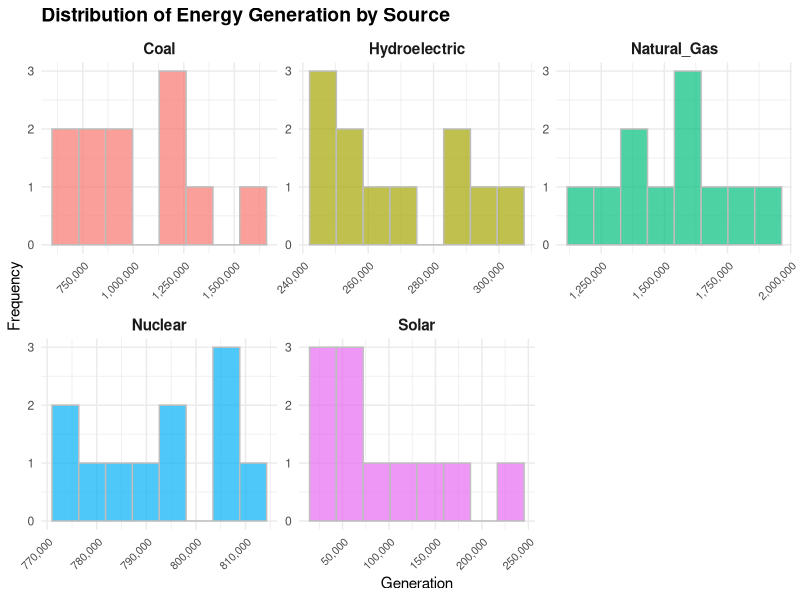
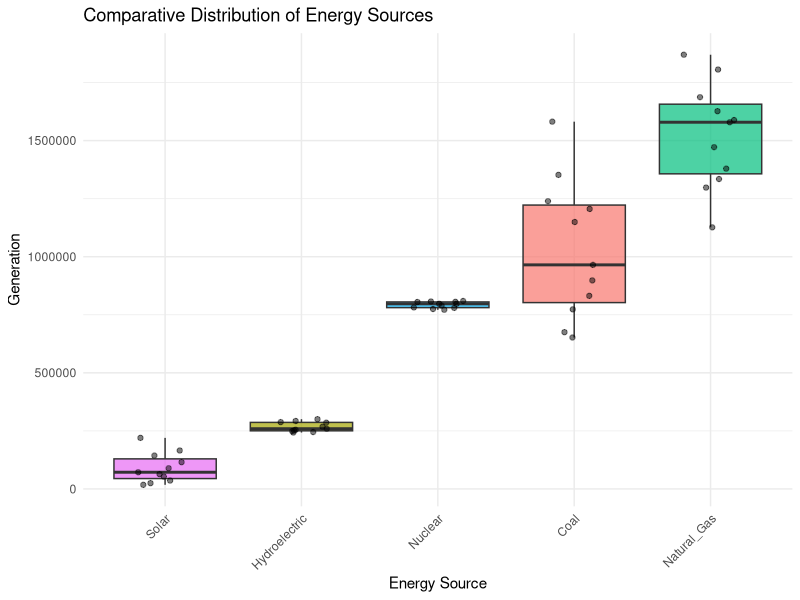
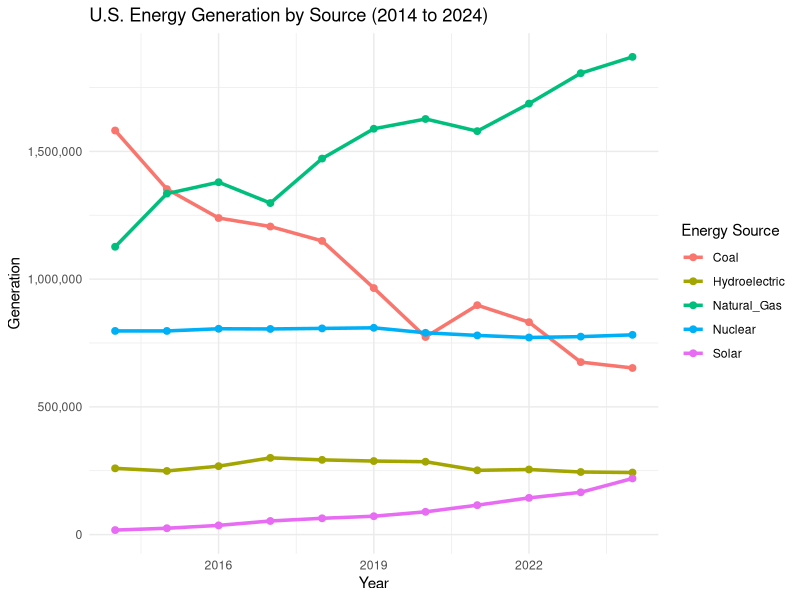
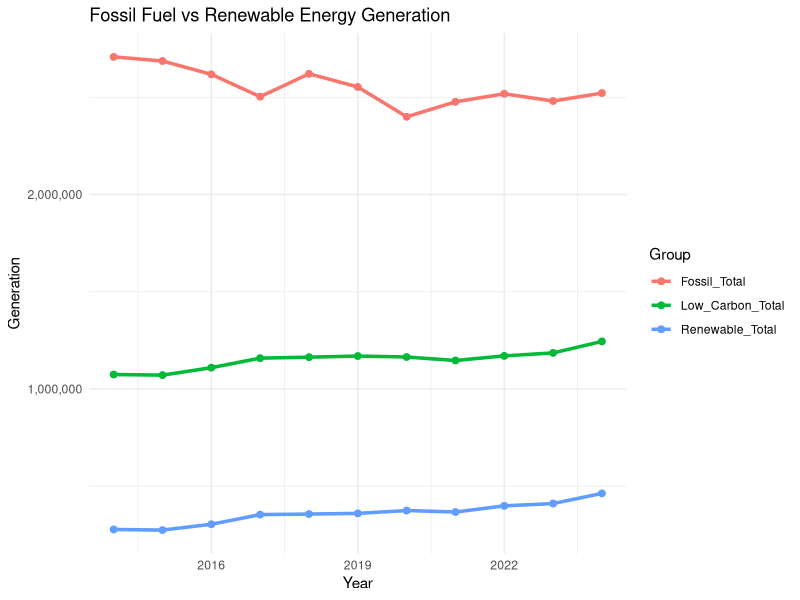
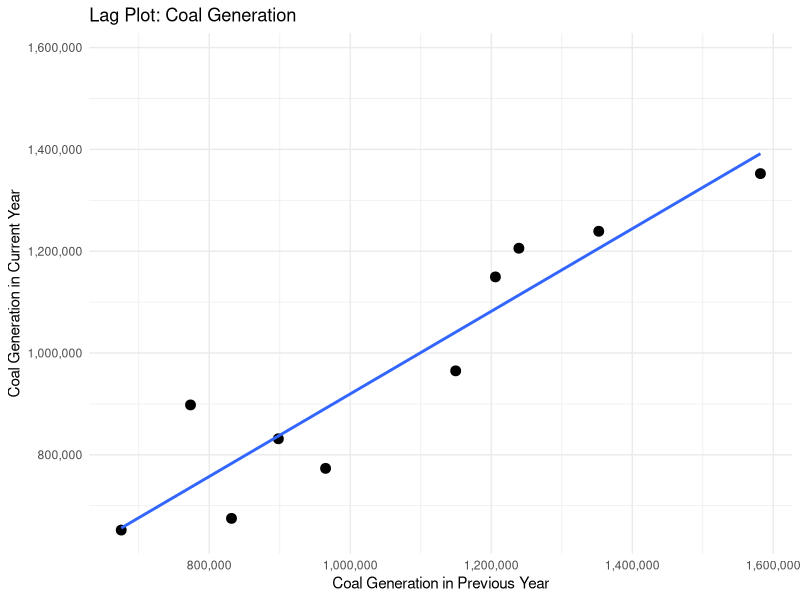
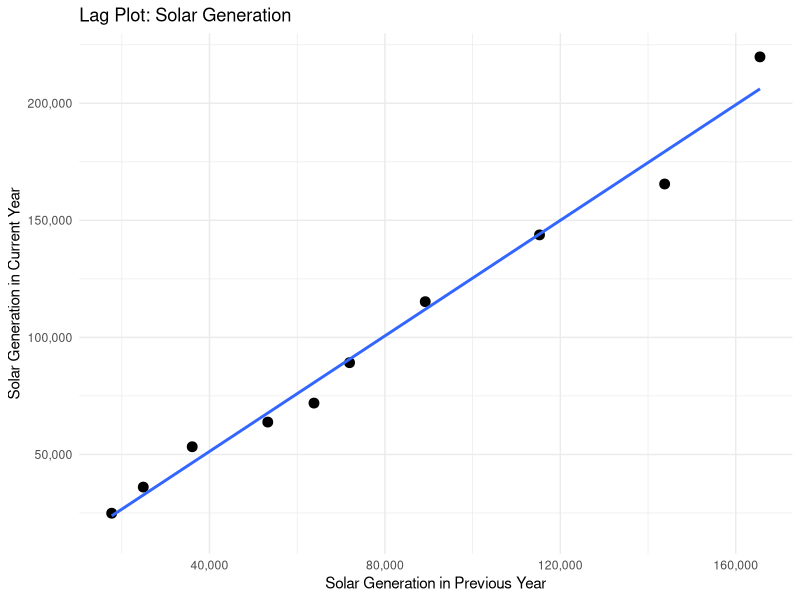
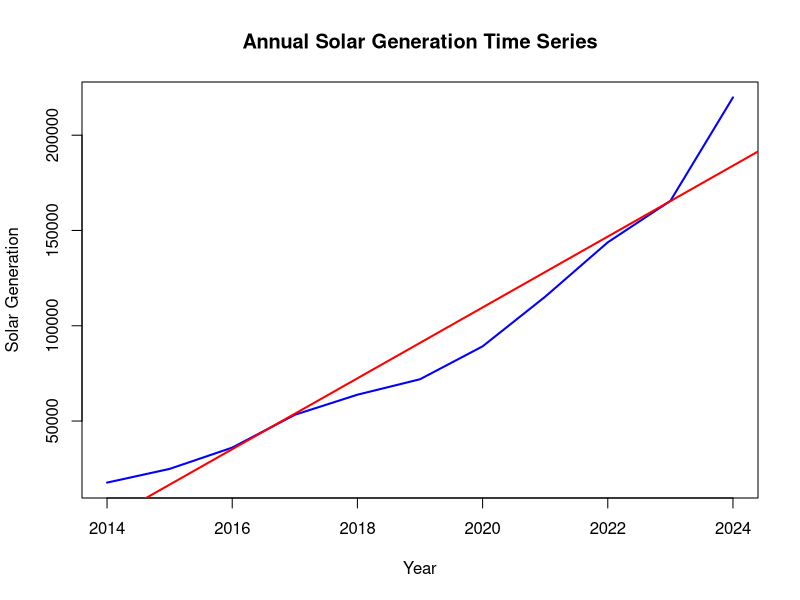
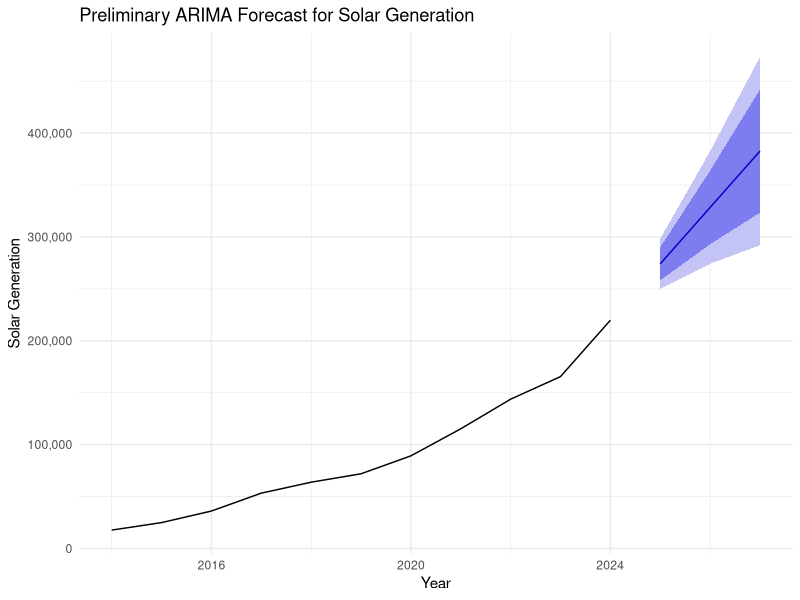

Write the R code that produced these figures, in order.
## ---- chunk 1
knitr::opts_chunk$set(
  echo    = TRUE,
  message = FALSE,
  warning = FALSE,
  fig.path   = "figures/",
  fig.width  = 8,
  fig.height = 5,
  dpi        = 150
)
## ---- chunk 2
library(readr)
library(dplyr)
library(tidyr)
library(ggplot2)
library(broom)
library(scales)
library(readxl)
library(knitr)
library(tibble)
library(forecast)
## ---- chunk 3
data <- read_excel("epa_03_01_a_cleaned.xlsx")
## ---- chunk 4
data.frame(
  Metric = c("Rows", "Columns"),
  Value  = c(nrow(data), ncol(data))
) %>%
  kable(caption = "Dataset Dimensions")
## ---- chunk 5
data.frame(Columns = colnames(data)) %>%
  kable(caption = "Column Names", align = "c")
## ---- chunk 6
kable(head(data), caption = "Preview of Dataset (First 6 Rows)")
## ---- chunk 7
data.frame(
  Variable        = colnames(data),
  Missing_Count   = colSums(is.na(data)),
  Missing_Percent = round(colMeans(is.na(data)) * 100, 2)
) %>%
  kable(caption = "Missing Values Analysis")
## ---- chunk 8
summary_table <- data %>%
  select(where(is.numeric)) %>%
  summarise(
    across(
      everything(),
      list(
        Min    = ~min(.x, na.rm = TRUE),
        Q1     = ~quantile(.x, 0.25, na.rm = TRUE),
        Median = ~median(.x, na.rm = TRUE),
        Mean   = ~mean(.x, na.rm = TRUE),
        Q3     = ~quantile(.x, 0.75, na.rm = TRUE),
        Max    = ~max(.x, na.rm = TRUE),
        SD     = ~sd(.x, na.rm = TRUE)
      )
    )
  ) %>%
  pivot_longer(
    cols = everything(),
    names_to = c("Variable", ".value"),
    names_pattern = "^(.*)_(Min|Q1|Median|Mean|Q3|Max|SD)$"
  )
## ---- chunk 9
summary_table %>%
  mutate(
    across(where(is.numeric), ~round(.x, 2)),
    across(
      where(is.numeric),
      ~ifelse(
        Variable == "Year",
        as.character(round(.x, 0)),
        scales::comma(.x)
      )
    )
  ) %>%
  kable(caption = "Summary Statistics (Numeric Variables)", align = "c")
## ---- chunk 10
energy_long <- data %>%
  select(Coal, Natural_Gas, Nuclear, Hydroelectric, Solar) %>%
  pivot_longer(
    cols = everything(),
    names_to  = "Energy_Source",
    values_to = "Generation"
  )

ggplot(energy_long, aes(x = Generation, fill = Energy_Source)) +
  geom_histogram(bins = 8, color = "gray", alpha = 0.7) +
  facet_wrap(~Energy_Source, scales = "free") +
  labs(
    title = "Distribution of Energy Generation by Source",
    x = "Generation",
    y = "Frequency"
  ) +
  scale_x_continuous(labels = scales::comma) +
  theme_minimal() +
  theme(
    legend.position = "none",
    axis.text.x     = element_text(size = 8, angle = 45, hjust = 1),
    strip.text      = element_text(face = "bold", size = 11),
    plot.title      = element_text(face = "bold", size = 14)
  )
## ---- chunk 11
ggplot(energy_long, aes(
  x    = reorder(Energy_Source, Generation, FUN = median),
  y    = Generation,
  fill = Energy_Source
)) +
  geom_boxplot(alpha = 0.7) +
  geom_jitter(width = 0.2, alpha = 0.5) +
  labs(
    title = "Comparative Distribution of Energy Sources",
    x     = "Energy Source",
    y     = "Generation"
  ) +
  theme_minimal() +
  theme(
    legend.position = "none",
    axis.text.x     = element_text(angle = 45, hjust = 1)
  )
## ---- chunk 12
data <- data %>%
  mutate(
    Fossil_Total     = Coal + Natural_Gas,
    Renewable_Total  = Hydroelectric + Solar,
    Low_Carbon_Total = Nuclear + Hydroelectric + Solar
  )

data %>%
  select(Year, Fossil_Total, Renewable_Total, Low_Carbon_Total) %>%
  head() %>%
  mutate(across(-Year, scales::comma)) %>%
  kable(caption = "Preview of Fossil Fuel and Renewable Energy Totals", align = "c")
## ---- chunk 13
desc_stats <- data %>%
  summarise(
    Coal_Mean          = mean(Coal, na.rm = TRUE),
    Natural_Gas_Mean   = mean(Natural_Gas, na.rm = TRUE),
    Nuclear_Mean       = mean(Nuclear, na.rm = TRUE),
    Hydroelectric_Mean = mean(Hydroelectric, na.rm = TRUE),
    Solar_Mean         = mean(Solar, na.rm = TRUE),
    Fossil_Mean        = mean(Fossil_Total, na.rm = TRUE),
    Renewable_Mean     = mean(Renewable_Total, na.rm = TRUE),
    Low_Carbon_Mean    = mean(Low_Carbon_Total, na.rm = TRUE),

    Coal_SD            = sd(Coal, na.rm = TRUE),
    Natural_Gas_SD     = sd(Natural_Gas, na.rm = TRUE),
    Nuclear_SD         = sd(Nuclear, na.rm = TRUE),
    Hydroelectric_SD   = sd(Hydroelectric, na.rm = TRUE),
    Solar_SD           = sd(Solar, na.rm = TRUE),
    Fossil_SD          = sd(Fossil_Total, na.rm = TRUE),
    Renewable_SD       = sd(Renewable_Total, na.rm = TRUE),
    Low_Carbon_SD      = sd(Low_Carbon_Total, na.rm = TRUE)
  ) %>%
  pivot_longer(cols = everything()) %>%
  separate(name, into = c("Energy_Source", "Statistic"), sep = "_(?=[^_]+$)") %>%
  pivot_wider(names_from = Statistic, values_from = value) %>%
  mutate(across(c(Mean, SD), round, 2))
## ---- chunk 14
desc_stats %>%
  filter(Energy_Source %in% c(
    "Coal", "Natural_Gas", "Nuclear", "Hydroelectric", "Solar"
  )) %>%
  arrange(desc(Mean)) %>%
  kable(caption = "Descriptive Statistics: Energy Source")
## ---- chunk 15
desc_stats %>%
  filter(Energy_Source %in% c(
    "Fossil", "Renewable", "Low_Carbon"
  )) %>%
  arrange(desc(Mean)) %>%
  kable(caption = "Descriptive Statistics: Aggregated Energy Totals")
## ---- chunk 16
long_data <- data %>%
  pivot_longer(
    cols      = c(Coal, Natural_Gas, Nuclear, Hydroelectric, Solar),
    names_to  = "Energy_Source",
    values_to = "Generation"
  )
## ---- chunk 17
ggplot(long_data, aes(x = Year, y = Generation, color = Energy_Source)) +
  geom_line(linewidth = 1.2) +
  geom_point(size = 2) +
  labs(
    title = "U.S. Energy Generation by Source (2014 to 2024)",
    x     = "Year",
    y     = "Generation",
    color = "Energy Source"
  ) +
  scale_y_continuous(labels = comma) +
  theme_minimal()
## ---- chunk 18
totals_long <- data %>%
  select(Year, Fossil_Total, Renewable_Total, Low_Carbon_Total) %>%
  pivot_longer(
    cols      = c(Fossil_Total, Renewable_Total, Low_Carbon_Total),
    names_to  = "Group",
    values_to = "Generation"
  )

ggplot(totals_long, aes(x = Year, y = Generation, color = Group)) +
  geom_line(linewidth = 1.2) +
  geom_point(size = 2) +
  labs(
    title = "Fossil Fuel vs Renewable Energy Generation",
    x     = "Year",
    y     = "Generation",
    color = "Group"
  ) +
  scale_y_continuous(labels = comma) +
  theme_minimal()
## ---- chunk 19
lag_data <- data %>%
  arrange(Year) %>%
  mutate(
    Coal_Lag1            = lag(Coal),
    Natural_Gas_Lag1     = lag(Natural_Gas),
    Solar_Lag1           = lag(Solar),
    Renewable_Total_Lag1 = lag(Renewable_Total)
  )
## ---- chunk 20
ggplot(lag_data, aes(x = Coal_Lag1, y = Coal)) +
  geom_point(size = 3) +
  geom_smooth(method = "lm", se = FALSE) +
  labs(
    title = "Lag Plot: Coal Generation",
    x     = "Coal Generation in Previous Year",
    y     = "Coal Generation in Current Year"
  ) +
  scale_x_continuous(labels = comma) +
  scale_y_continuous(labels = comma) +
  theme_minimal()
## ---- chunk 21
ggplot(lag_data, aes(x = Solar_Lag1, y = Solar)) +
  geom_point(size = 3) +
  geom_smooth(method = "lm", se = FALSE) +
  labs(
    title = "Lag Plot: Solar Generation",
    x     = "Solar Generation in Previous Year",
    y     = "Solar Generation in Current Year"
  ) +
  scale_x_continuous(labels = comma) +
  scale_y_continuous(labels = comma) +
  theme_minimal()
## ---- chunk 22
solar_ts <- ts(data$Solar, start = min(data$Year), frequency = 1)

plot(
  solar_ts,
  main = "Annual Solar Generation Time Series",
  xlab = "Year",
  ylab = "Solar Generation",
  col  = "blue",
  lwd  = 2
)

abline(
  lm(as.numeric(solar_ts) ~ time(solar_ts)),
  col = "red",
  lwd = 2
)
## ---- chunk 23
solar_arima <- forecast::auto.arima(solar_ts)

data.frame(
  Metric = c(
    "Selected ARIMA Model",
    "AIC",
    "AICc",
    "BIC",
    "Log Likelihood",
    "Sigma Squared"
  ),
  Value = c(
    as.character(solar_arima),
    round(solar_arima$aic, 2),
    round(solar_arima$aicc, 2),
    round(solar_arima$bic, 2),
    round(solar_arima$loglik, 2),
    round(solar_arima$sigma2, 2)
  )
) %>%
  kable(caption = "Preliminary ARIMA Model Summary for Solar Generation", align = "c")

solar_forecast <- forecast::forecast(solar_arima, h = 3)

autoplot(solar_forecast) +
  labs(
    title = "Preliminary ARIMA Forecast for Solar Generation",
    x     = "Year",
    y     = "Solar Generation"
  ) +
  scale_y_continuous(labels = comma) +
  theme_minimal()
## ---- chunk 24
model_coal       <- lm(Coal ~ Year, data = data)
model_gas        <- lm(Natural_Gas ~ Year, data = data)
model_nuclear    <- lm(Nuclear ~ Year, data = data)
model_hydro      <- lm(Hydroelectric ~ Year, data = data)
model_solar      <- lm(Solar ~ Year, data = data)
model_fossil     <- lm(Fossil_Total ~ Year, data = data)
model_renewable  <- lm(Renewable_Total ~ Year, data = data)
model_low_carbon <- lm(Low_Carbon_Total ~ Year, data = data)
## ---- chunk 25
bind_rows(
  tidy(model_coal)       %>% mutate(Model = "Coal"),
  tidy(model_gas)        %>% mutate(Model = "Natural Gas"),
  tidy(model_nuclear)    %>% mutate(Model = "Nuclear"),
  tidy(model_hydro)      %>% mutate(Model = "Hydroelectric"),
  tidy(model_solar)      %>% mutate(Model = "Solar"),
  tidy(model_fossil)     %>% mutate(Model = "Fossil Total"),
  tidy(model_renewable)  %>% mutate(Model = "Renewable Total"),
  tidy(model_low_carbon) %>% mutate(Model = "Low Carbon Total")
) %>%
  filter(term == "Year") %>%
  select(Model, estimate, std.error, statistic, p.value) %>%
  rename(
    Slope        = estimate,
    `Std. Error` = std.error,
    `t-value`    = statistic,
    `p-value`    = p.value
  ) %>%
  mutate(
    Slope        = round(Slope, 2),
    `Std. Error` = round(`Std. Error`, 2),
    `t-value`    = round(`t-value`, 2),
    `p-value`    = ifelse(`p-value` < 0.001, "< 0.001", sprintf("%.3f", `p-value`))
  ) %>%
  kable(caption = "Linear Regression Results for Energy Generation by Year", align = "c")
## ---- chunk 26
bind_rows(
  glance(model_coal)       %>% mutate(Model = "Coal"),
  glance(model_gas)        %>% mutate(Model = "Natural Gas"),
  glance(model_nuclear)    %>% mutate(Model = "Nuclear"),
  glance(model_hydro)      %>% mutate(Model = "Hydroelectric"),
  glance(model_solar)      %>% mutate(Model = "Solar"),
  glance(model_fossil)     %>% mutate(Model = "Fossil Totals"),
  glance(model_renewable)  %>% mutate(Model = "Renewable Total"),
  glance(model_low_carbon) %>% mutate(Model = "Low Carbon Total")
) %>%
  select(Model, r.squared, adj.r.squared) %>%
  mutate(
    r.squared     = round(r.squared, 3),
    adj.r.squared = round(adj.r.squared, 3)
  ) %>%
  kable(caption = "Model Fit Statistics (R-Squared and Adjusted R-Squared)", align = "c")
## ---- chunk 27
par(mfrow = c(2, 2))
plot(model_coal)
## ---- chunk 28
par(mfrow = c(2, 2))
plot(model_solar)
## ---- chunk 29
ggplot(data, aes(x = Year, y = Coal)) +
  geom_point(size = 3) +
  geom_smooth(method = "lm", se = TRUE) +
  labs(
    title = "Linear Trend in Coal Generation",
    x     = "Year",
    y     = "Coal Generation"
  ) +
  scale_y_continuous(labels = comma) +
  theme_minimal()
## ---- chunk 30
ggplot(data, aes(x = Year, y = Natural_Gas)) +
  geom_point(size = 3) +
  geom_smooth(method = "lm", se = TRUE) +
  labs(
    title = "Linear Trend in Natural Gas Generation",
    x     = "Year",
    y     = "Natural Gas Generation"
  ) +
  scale_y_continuous(labels = comma) +
  theme_minimal()
## ---- chunk 31
ggplot(data, aes(x = Year, y = Solar)) +
  geom_point(size = 3) +
  geom_smooth(method = "lm", se = TRUE) +
  labs(
    title = "Linear Trend in Solar Generation",
    x     = "Year",
    y     = "Solar Generation"
  ) +
  scale_y_continuous(labels = comma) +
  theme_minimal()
## ---- chunk 32
ggplot(data, aes(x = Year, y = Renewable_Total)) +
  geom_point(size = 3) +
  geom_smooth(method = "lm", se = TRUE) +
  labs(
    title = "Linear Trend in Renewable Energy Generation",
    x     = "Year",
    y     = "Renewable Energy Generation"
  ) +
  scale_y_continuous(labels = comma) +
  theme_minimal()
## ---- chunk 33
data %>%
  select(Coal, Natural_Gas, Nuclear, Hydroelectric, Solar) %>%
  cor(use = "complete.obs") %>%
  round(2) %>%
  as.data.frame() %>%
  tibble::rownames_to_column("Variable") %>%
  kable(caption = "Correlation Matrix of Energy Sources", align = "c")
## ---- chunk 34
data %>%
  select(Fossil_Total, Renewable_Total) %>%
  cor(use = "complete.obs") %>%
  round(2) %>%
  as.data.frame() %>%
  tibble::rownames_to_column("Variable") %>%
  kable(caption = "Correlation Matrix of Aggregated Energy Totals", align = "c")
## ---- chunk 35
cor_matrix <- data %>%
  select(Coal, Natural_Gas, Nuclear, Hydroelectric, Solar, Fossil_Total, Renewable_Total) %>%
  cor(use = "complete.obs")

cor_df <- as.data.frame(as.table(cor_matrix))

ggplot(cor_df, aes(x = Var1, y = Var2, fill = Freq)) +
  geom_tile(color = "white") +
  geom_text(aes(label = round(Freq, 2)), size = 4) +
  scale_fill_gradient2(
    low      = "darkred",
    mid      = "white",
    high     = "darkblue",
    midpoint = 0,
    limits   = c(-1, 1)
  ) +
  labs(
    title = "Correlation Heat Map of U.S. Energy Sources (2014-2024)",
    x     = NULL,
    y     = NULL,
    fill  = "Correlation"
  ) +
  theme_minimal() +
  theme(
    axis.text.x = element_text(angle = 45, hjust = 1),
    panel.grid  = element_blank()
  )
